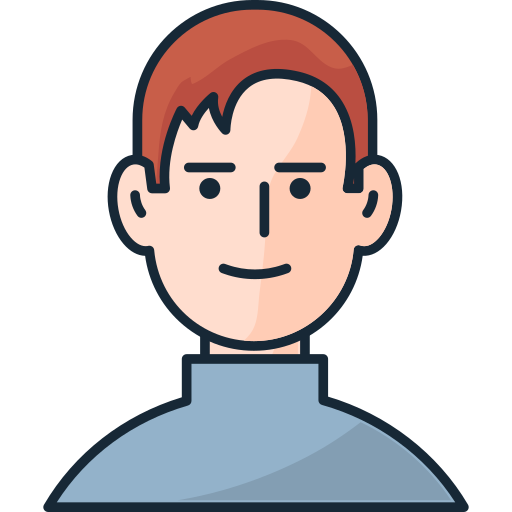
#> input picture img/rotation_image.png, 512 x 512 px
$ jupyter execute 020_transform.ipynb
#> lines starting #> are read from the running program, lines starting #| are printed output that depends on the picture
[cell 1]
import numpy as np
import matplotlib.pyplot as plt
from PIL import Image

A point at $p = (2, 1)$ needs to undergo these transformations **IN ORDER**:

1. **Scale** by $2\times$ in x-direction, $3\times$ in y-direction
2. **Rotate** by $45°$ counterclockwise
3. **Reflect** across the y-axis

[cell 2]
# original point
p = np.array([2, 1])
S = np.array([[2, 0], [0, 3]])

R = np.array([
    [np.cos(np.deg2rad(45)), -np.sin(np.deg2rad(45))],
    [np.sin(np.deg2rad(45)), np.cos(np.deg2rad(45))]
])
M = np.array([[-1, 0], [0, 1]])

p_transform = M @ R @ S @ p # note: from last step to first step

[cell 3]
p_transform

[cell 4]
plt.figure(figsize=(8, 8))

plt.scatter(p[0], p[1], color='blue', s=150, label=f'Original ({p[0]}, {p[1]})', zorder=5)
plt.scatter(p_transform[0], p_transform[1], color='red', s=150, label=f'Transformed ({p_transform[0]:.3f}, {p_transform[1]:.3f})', zorder=5)

plt.axhline(y=0, color='black', linestyle='-', alpha=0.3)
plt.axvline(x=0, color='black', linestyle='-', alpha=0.3)
plt.grid(True, alpha=0.3)
plt.xlim(-6, 5)
plt.ylim(-2, 7)
plt.legend(fontsize=12)
plt.title('Original vs Transformed Point', fontsize=14, fontweight='bold')
plt.xlabel('X')
plt.ylabel('Y')
plt.show()
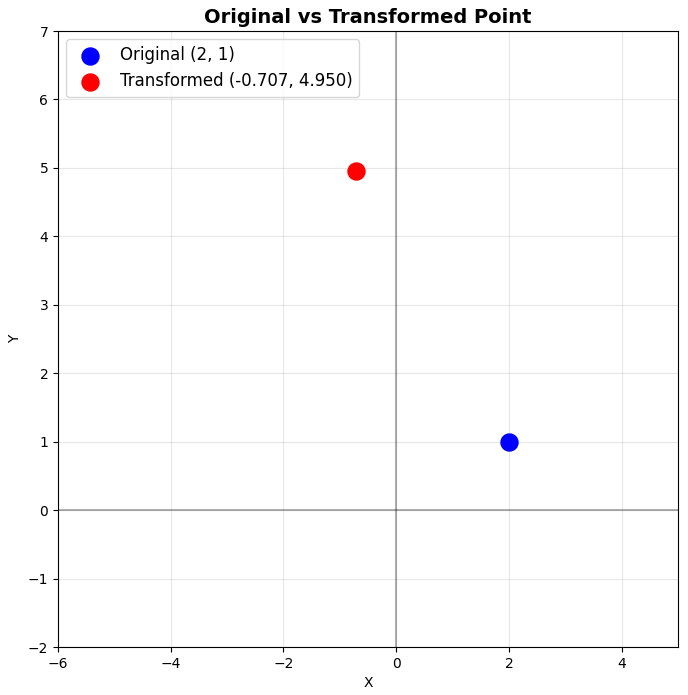
#> figure drawn by matplotlib, 1 panel

[cell 5]
def transform_image(img_path, matrix, height=None, width=None):
    # load image
#> called with img_path = '../img/rotation_image.png', matrix = array of shape (2, 2), height = 200, width = 200
    img = Image.open(img_path)
#> img is the input picture: PIL image 512x512 RGBA; mean R, G, B, A 74.5, 67.3, 67.8, 117.3

    # resize image if needed
    h = height if height else img.height
#> h = 200
    w = width if width else img.width
#> w = 200

    img = img.resize((h, w))
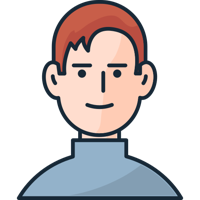
#> img: PIL image 200x200 RGBA; mean R, G, B, A 74.5, 67.5, 68.1, 117.3; transparent parts drawn white

    # convert img to array
    img_array = np.array(img)

    # center of image
    cx, cy = w/2, h/2
#> cx = 100; cy = 100

    # output array (larger to fit rotated image)
    new_size = int(np.linalg.norm(np.array([w, h]))) + 2 # int(np.sqrt(w**2 + h**2))
#> new_size = 284
    rotated = np.zeros((new_size, new_size, 4), dtype=np.uint8)
    new_cx, new_cy = new_size//2, new_size//2
#> new_cx = 142; new_cy = 142

    # for each pixel in the ORIGINAL image (backward mapping=FILLS ALL PIXELS)
    for y in range(new_size):
        for x in range(new_size):
            # move to center
            p = np.array([x - new_cx, y - new_cy])

            # apply INVERSE rotation
            p_orig = matrix @ p

            # move back to original center
            orig_x = int(round(p_orig[0] + cx))
            orig_y = int(round(p_orig[1] + cy))

            # If within bounds, copy pixel
            if 0 <= orig_x < w and 0 <= orig_y < h:
                rotated[y, x] = img_array[orig_y, orig_x]
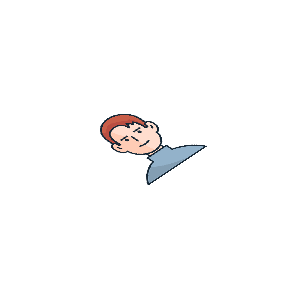
#> rotated: shape (284, 284, 4); mean R, G, B, A 6.2, 5.6, 5.7, 9.7; transparent parts drawn white

    return rotated

# show
image_path='../img/rotation_image.png'
transform_matrix = transform_image(img_path=image_path, matrix=M @ R @ S, height=200, width=200)
Image.fromarray(transform_matrix)
